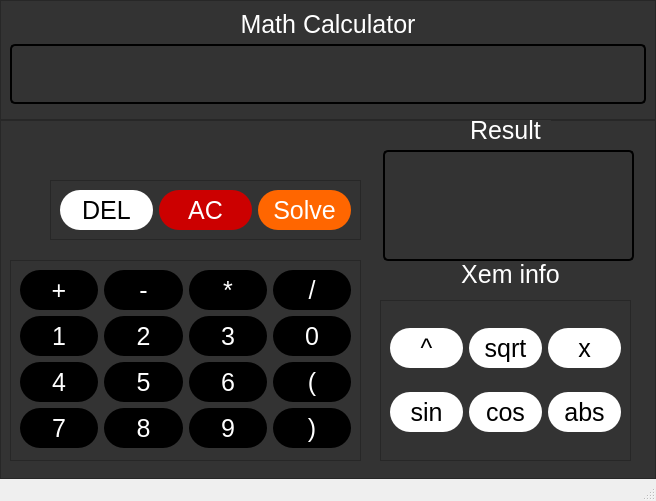
<?xml version="1.0" encoding="UTF-8"?>
<ui version="4.0">
 <class>MainWindow</class>
 <widget class="QMainWindow" name="MainWindow">
  <property name="geometry">
   <rect>
    <x>0</x>
    <y>0</y>
    <width>656</width>
    <height>501</height>
   </rect>
  </property>
  <property name="minimumSize">
   <size>
    <width>0</width>
    <height>50</height>
   </size>
  </property>
  <property name="windowTitle">
   <string>MainWindow</string>
  </property>
  <property name="styleSheet">
   <string notr="true">QFrame{	
	background-color:#333
	
}
QLabel{
	font-size:25px;
	font-family:&quot;Helvetica&quot;;
	color: #fff;
}
QLineEdit{
	font-size:30px;
	font-family:&quot;Helvetica&quot;;
	background-color:#333;
	border: 2px solid black;
	border-radius: 5px;
	color:#fff;
}
QTextEdit{
	font-size:20px;
	font-family:&quot;Helvetica&quot;;
	background-color:#333;
	border: 2px solid black;
	border-radius: 5px;
	color:#fff;
}
/* all*/
#centralwidget #frame_2 QPushButton{
	color:#fff;
	background-color: #000000;
	font-size: 25px;
	font-family: &quot;Helvetica&quot;;
	border-radius: 20px;
}
#centralwidget #frame_2 QPushButton:pressed{
	background-color: #555;
}

/* number*/
#centralwidget #frame_2 #frame_3 QPushButton{
	color:#fff;
	background-color: #000000;
	font-size: 25px;
	width:40px;
	height:40px;
	border-radius: 20px;
}
#centralwidget #frame_2 #frame_3 QPushButton[class=&quot;operand&quot;]{
	color:#000000;
	background-color: #fff;
}
#centralwidget #frame_2 #frame_3 QPushButton:pressed{
	background-color: #555;
}
/* sin cos*/
#centralwidget #frame_2 #frame_4 QPushButton{
	color:#000000;
	background-color: #fff;
	font-size: 25px;
	width:40px;
	height:40px;
	
}
#centralwidget #frame_2 #frame_4 QPushButton:pressed{
	background-color: #555;
}
</string>
  </property>
  <widget class="QWidget" name="centralwidget">
   <property name="styleSheet">
    <string notr="true"/>
   </property>
   <layout class="QVBoxLayout" name="verticalLayout_2">
    <property name="spacing">
     <number>0</number>
    </property>
    <property name="leftMargin">
     <number>0</number>
    </property>
    <property name="topMargin">
     <number>0</number>
    </property>
    <property name="rightMargin">
     <number>0</number>
    </property>
    <property name="bottomMargin">
     <number>0</number>
    </property>
    <item>
     <widget class="QFrame" name="frame_5">
      <property name="maximumSize">
       <size>
        <width>16777215</width>
        <height>120</height>
       </size>
      </property>
      <property name="frameShape">
       <enum>QFrame::StyledPanel</enum>
      </property>
      <property name="frameShadow">
       <enum>QFrame::Raised</enum>
      </property>
      <layout class="QVBoxLayout" name="verticalLayout">
       <item>
        <widget class="QLabel" name="label">
         <property name="maximumSize">
          <size>
           <width>16777215</width>
           <height>20</height>
          </size>
         </property>
         <property name="text">
          <string>Math Calculator</string>
         </property>
         <property name="alignment">
          <set>Qt::AlignCenter</set>
         </property>
        </widget>
       </item>
       <item>
        <widget class="QLineEdit" name="outputfield">
         <property name="minimumSize">
          <size>
           <width>0</width>
           <height>60</height>
          </size>
         </property>
         <property name="text">
          <string/>
         </property>
        </widget>
       </item>
      </layout>
     </widget>
    </item>
    <item>
     <widget class="QFrame" name="frame_2">
      <property name="frameShape">
       <enum>QFrame::StyledPanel</enum>
      </property>
      <property name="frameShadow">
       <enum>QFrame::Raised</enum>
      </property>
      <widget class="QFrame" name="frame_3">
       <property name="geometry">
        <rect>
         <x>10</x>
         <y>140</y>
         <width>351</width>
         <height>201</height>
        </rect>
       </property>
       <property name="frameShape">
        <enum>QFrame::StyledPanel</enum>
       </property>
       <property name="frameShadow">
        <enum>QFrame::Raised</enum>
       </property>
       <layout class="QGridLayout" name="gridLayout">
        <item row="0" column="0">
         <widget class="QPushButton" name="plus">
          <property name="minimumSize">
           <size>
            <width>0</width>
            <height>0</height>
           </size>
          </property>
          <property name="text">
           <string>+</string>
          </property>
          <property name="class" stdset="0">
           <string>operand</string>
          </property>
         </widget>
        </item>
        <item row="0" column="1">
         <widget class="QPushButton" name="minus">
          <property name="minimumSize">
           <size>
            <width>0</width>
            <height>0</height>
           </size>
          </property>
          <property name="text">
           <string>-</string>
          </property>
          <property name="class" stdset="0">
           <string>operand</string>
          </property>
         </widget>
        </item>
        <item row="0" column="2">
         <widget class="QPushButton" name="multiple">
          <property name="minimumSize">
           <size>
            <width>0</width>
            <height>0</height>
           </size>
          </property>
          <property name="text">
           <string>*</string>
          </property>
          <property name="class" stdset="0">
           <string>operand</string>
          </property>
         </widget>
        </item>
        <item row="0" column="3">
         <widget class="QPushButton" name="divide">
          <property name="minimumSize">
           <size>
            <width>0</width>
            <height>0</height>
           </size>
          </property>
          <property name="text">
           <string>/</string>
          </property>
          <property name="class" stdset="0">
           <string>operand</string>
          </property>
         </widget>
        </item>
        <item row="1" column="0">
         <widget class="QPushButton" name="one">
          <property name="minimumSize">
           <size>
            <width>0</width>
            <height>0</height>
           </size>
          </property>
          <property name="text">
           <string>1</string>
          </property>
          <property name="class" stdset="0">
           <string>num</string>
          </property>
         </widget>
        </item>
        <item row="1" column="1">
         <widget class="QPushButton" name="two">
          <property name="minimumSize">
           <size>
            <width>0</width>
            <height>0</height>
           </size>
          </property>
          <property name="text">
           <string>2</string>
          </property>
          <property name="class" stdset="0">
           <string>num</string>
          </property>
         </widget>
        </item>
        <item row="1" column="2">
         <widget class="QPushButton" name="three">
          <property name="minimumSize">
           <size>
            <width>0</width>
            <height>0</height>
           </size>
          </property>
          <property name="text">
           <string>3</string>
          </property>
          <property name="class" stdset="0">
           <string>num</string>
          </property>
         </widget>
        </item>
        <item row="1" column="3">
         <widget class="QPushButton" name="zero">
          <property name="minimumSize">
           <size>
            <width>0</width>
            <height>0</height>
           </size>
          </property>
          <property name="text">
           <string>0</string>
          </property>
          <property name="class" stdset="0">
           <string>num</string>
          </property>
         </widget>
        </item>
        <item row="2" column="0">
         <widget class="QPushButton" name="four">
          <property name="minimumSize">
           <size>
            <width>0</width>
            <height>0</height>
           </size>
          </property>
          <property name="text">
           <string>4</string>
          </property>
          <property name="class" stdset="0">
           <string>num</string>
          </property>
         </widget>
        </item>
        <item row="2" column="1">
         <widget class="QPushButton" name="five">
          <property name="minimumSize">
           <size>
            <width>0</width>
            <height>0</height>
           </size>
          </property>
          <property name="text">
           <string>5</string>
          </property>
          <property name="class" stdset="0">
           <string>num</string>
          </property>
         </widget>
        </item>
        <item row="2" column="2">
         <widget class="QPushButton" name="six">
          <property name="minimumSize">
           <size>
            <width>0</width>
            <height>0</height>
           </size>
          </property>
          <property name="text">
           <string>6</string>
          </property>
          <property name="class" stdset="0">
           <string>num</string>
          </property>
         </widget>
        </item>
        <item row="2" column="3">
         <widget class="QPushButton" name="open">
          <property name="minimumSize">
           <size>
            <width>0</width>
            <height>0</height>
           </size>
          </property>
          <property name="text">
           <string>(</string>
          </property>
          <property name="class" stdset="0">
           <string>num</string>
          </property>
         </widget>
        </item>
        <item row="3" column="0">
         <widget class="QPushButton" name="seven">
          <property name="minimumSize">
           <size>
            <width>0</width>
            <height>0</height>
           </size>
          </property>
          <property name="text">
           <string>7</string>
          </property>
          <property name="class" stdset="0">
           <string>num</string>
          </property>
         </widget>
        </item>
        <item row="3" column="1">
         <widget class="QPushButton" name="eight">
          <property name="minimumSize">
           <size>
            <width>0</width>
            <height>0</height>
           </size>
          </property>
          <property name="text">
           <string>8</string>
          </property>
          <property name="class" stdset="0">
           <string>num</string>
          </property>
         </widget>
        </item>
        <item row="3" column="2">
         <widget class="QPushButton" name="nine">
          <property name="minimumSize">
           <size>
            <width>0</width>
            <height>0</height>
           </size>
          </property>
          <property name="text">
           <string>9</string>
          </property>
          <property name="class" stdset="0">
           <string>num</string>
          </property>
         </widget>
        </item>
        <item row="3" column="3">
         <widget class="QPushButton" name="close">
          <property name="minimumSize">
           <size>
            <width>0</width>
            <height>0</height>
           </size>
          </property>
          <property name="text">
           <string>)</string>
          </property>
          <property name="class" stdset="0">
           <string>num</string>
          </property>
         </widget>
        </item>
       </layout>
      </widget>
      <widget class="QFrame" name="frame_4">
       <property name="geometry">
        <rect>
         <x>380</x>
         <y>180</y>
         <width>251</width>
         <height>161</height>
        </rect>
       </property>
       <property name="frameShape">
        <enum>QFrame::StyledPanel</enum>
       </property>
       <property name="frameShadow">
        <enum>QFrame::Raised</enum>
       </property>
       <layout class="QGridLayout" name="gridLayout_2">
        <item row="0" column="0">
         <widget class="QPushButton" name="power">
          <property name="minimumSize">
           <size>
            <width>0</width>
            <height>40</height>
           </size>
          </property>
          <property name="text">
           <string>^</string>
          </property>
          <property name="class" stdset="0">
           <string>operand</string>
          </property>
         </widget>
        </item>
        <item row="1" column="2">
         <widget class="QPushButton" name="abs">
          <property name="minimumSize">
           <size>
            <width>0</width>
            <height>40</height>
           </size>
          </property>
          <property name="text">
           <string>abs</string>
          </property>
          <property name="class" stdset="0">
           <string>operand</string>
          </property>
         </widget>
        </item>
        <item row="0" column="2">
         <widget class="QPushButton" name="varx">
          <property name="minimumSize">
           <size>
            <width>0</width>
            <height>0</height>
           </size>
          </property>
          <property name="text">
           <string>x</string>
          </property>
          <property name="class" stdset="0">
           <string>operand</string>
          </property>
         </widget>
        </item>
        <item row="1" column="1">
         <widget class="QPushButton" name="cos">
          <property name="minimumSize">
           <size>
            <width>0</width>
            <height>40</height>
           </size>
          </property>
          <property name="text">
           <string>cos</string>
          </property>
          <property name="class" stdset="0">
           <string>operand</string>
          </property>
         </widget>
        </item>
        <item row="0" column="1">
         <widget class="QPushButton" name="sqrt">
          <property name="minimumSize">
           <size>
            <width>0</width>
            <height>40</height>
           </size>
          </property>
          <property name="text">
           <string>sqrt</string>
          </property>
          <property name="class" stdset="0">
           <string>operand</string>
          </property>
         </widget>
        </item>
        <item row="1" column="0">
         <widget class="QPushButton" name="sin">
          <property name="minimumSize">
           <size>
            <width>0</width>
            <height>40</height>
           </size>
          </property>
          <property name="text">
           <string>sin</string>
          </property>
          <property name="class" stdset="0">
           <string>operand</string>
          </property>
         </widget>
        </item>
       </layout>
      </widget>
      <widget class="QLabel" name="label_2">
       <property name="geometry">
        <rect>
         <x>470</x>
         <y>0</y>
         <width>81</width>
         <height>20</height>
        </rect>
       </property>
       <property name="text">
        <string>Result</string>
       </property>
      </widget>
      <widget class="QPushButton" name="info">
       <property name="geometry">
        <rect>
         <x>450</x>
         <y>140</y>
         <width>121</width>
         <height>28</height>
        </rect>
       </property>
       <property name="styleSheet">
        <string notr="true">background-color:#333</string>
       </property>
       <property name="text">
        <string>Xem info</string>
       </property>
      </widget>
      <widget class="QFrame" name="frame">
       <property name="geometry">
        <rect>
         <x>50</x>
         <y>60</y>
         <width>311</width>
         <height>60</height>
        </rect>
       </property>
       <property name="frameShape">
        <enum>QFrame::StyledPanel</enum>
       </property>
       <property name="frameShadow">
        <enum>QFrame::Raised</enum>
       </property>
       <layout class="QHBoxLayout" name="horizontalLayout">
        <item>
         <widget class="QPushButton" name="delete_2">
          <property name="minimumSize">
           <size>
            <width>0</width>
            <height>40</height>
           </size>
          </property>
          <property name="styleSheet">
           <string notr="true">background-color:#fff;
color:#000000</string>
          </property>
          <property name="text">
           <string>DEL</string>
          </property>
         </widget>
        </item>
        <item>
         <widget class="QPushButton" name="ac">
          <property name="minimumSize">
           <size>
            <width>0</width>
            <height>40</height>
           </size>
          </property>
          <property name="styleSheet">
           <string notr="true">background-color:#cc0000</string>
          </property>
          <property name="text">
           <string>AC</string>
          </property>
         </widget>
        </item>
        <item>
         <widget class="QPushButton" name="solve">
          <property name="minimumSize">
           <size>
            <width>0</width>
            <height>40</height>
           </size>
          </property>
          <property name="styleSheet">
           <string notr="true">background-color:#ff6600;</string>
          </property>
          <property name="text">
           <string>Solve</string>
          </property>
         </widget>
        </item>
       </layout>
      </widget>
      <widget class="QTextEdit" name="resultfield">
       <property name="geometry">
        <rect>
         <x>383</x>
         <y>30</y>
         <width>251</width>
         <height>111</height>
        </rect>
       </property>
      </widget>
     </widget>
    </item>
   </layout>
  </widget>
  <widget class="QMenuBar" name="menubar">
   <property name="geometry">
    <rect>
     <x>0</x>
     <y>0</y>
     <width>656</width>
     <height>21</height>
    </rect>
   </property>
  </widget>
  <widget class="QStatusBar" name="statusbar"/>
 </widget>
 <resources/>
 <connections/>
</ui>
